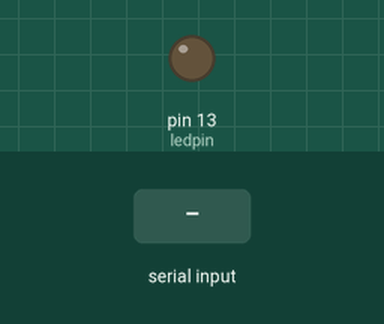
This sketch was run on a simulated Arduino Uno, built with avr-gcc and run on an emulated ATmega328P. Parts: output pins drawn as LEDs (lit = HIGH). The test bench sets the inputs (shaded band).

Above: at 1.2 s.
1.3 s: "1" received over the second serial link
At 2.0 s:
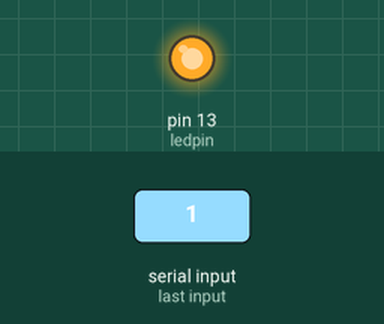
2.8 s: "0" received over the second serial link
At 4.0 s:
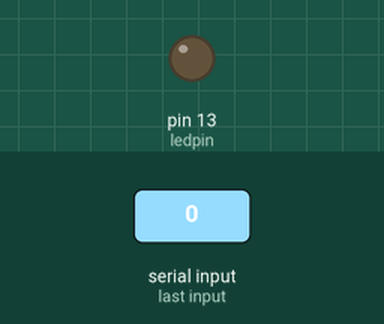
Timing chart, 0 to 5.8 s (numbered marks = the images above; inputs shaded):
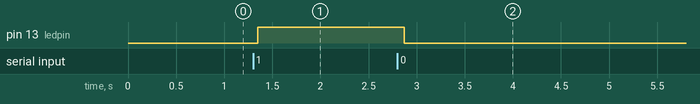

Measured:
- after the input at 1.3 s, pin 13 (ledpin): LOW → HIGH after 0.05 s
- after the input at 2.8 s, pin 13 (ledpin): HIGH → LOW after 0.07 s

The sketch:

hc05Data.ino
```cpp
#include <SoftwareSerial.h>

#define rxPin 8
#define txPin 7

SoftwareSerial Genotronex(rxPin, txPin); // RX, TX

int ledpin=13; // led on D13 will show blink on / off
int BluetoothData; // the data given from Computer

void setup() {
  // put your setup code here, to run once:
  Genotronex.begin(9600);
  Genotronex.println("Bluetooth On please press 1 or 0 blink LED ..");
  pinMode(ledpin,OUTPUT);
}

void loop() {
  // put your main code here, to run repeatedly:
   if (Genotronex.available()){
BluetoothData=Genotronex.read();
   if(BluetoothData=='1'){   // if number 1 pressed ....
   digitalWrite(ledpin,1);
   Genotronex.println("LED  On D13 ON ! ");
   }
  if (BluetoothData=='0'){// if number 0 pressed ....
  digitalWrite(ledpin,0);
   Genotronex.println("LED  On D13 Off ! ");
  }
}
delay(100);// prepare for next data ...
}
```
